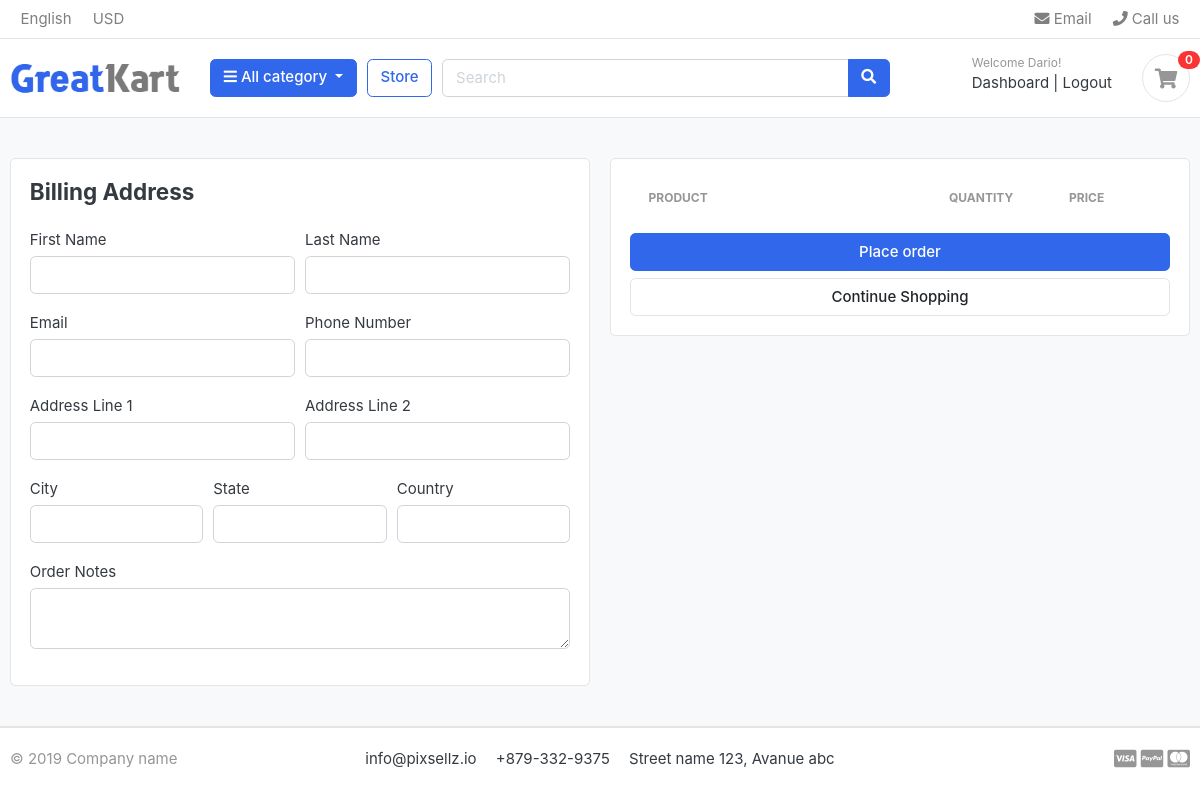
/store/cart/checkout/ (signed in), run on an earlier commit of the app's database.
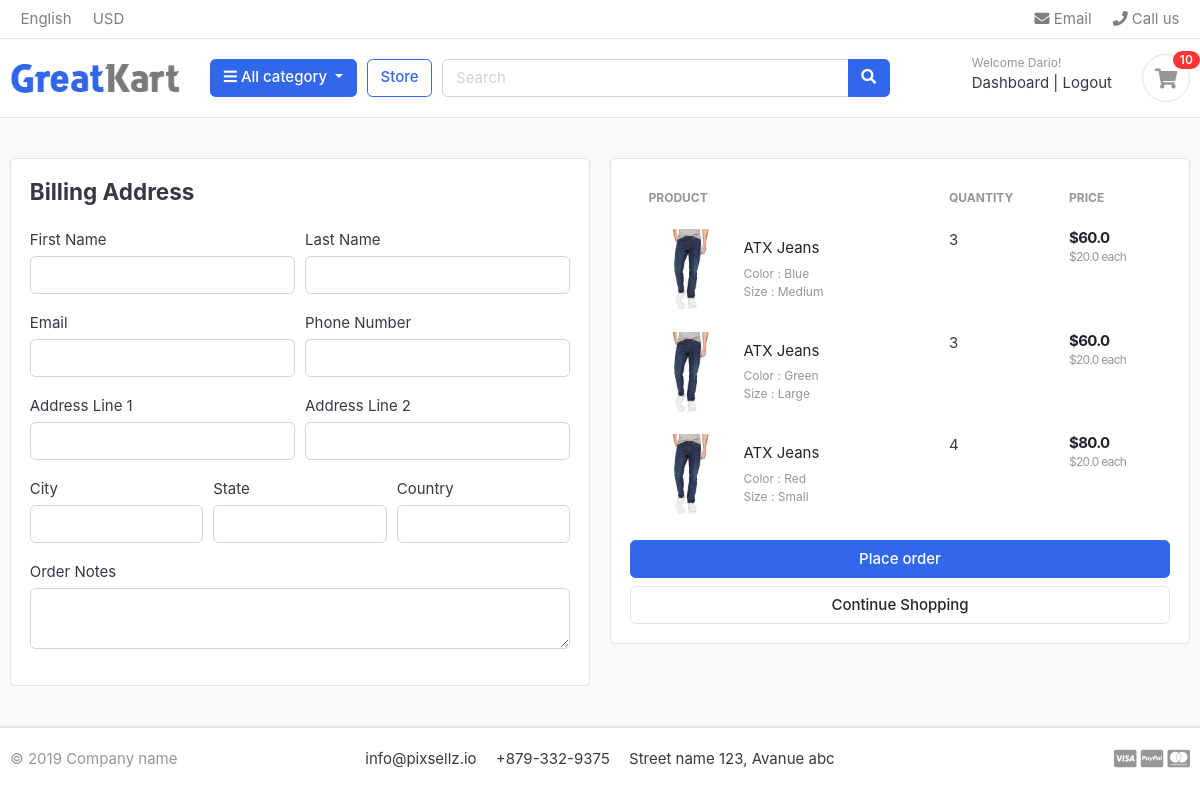
And on a later commit of the database.
### ecommerce/models.py (models this page shows, shortened)
class CartItem(models.Model):
    user = models.ForeignKey(settings.AUTH_USER_MODEL, on_delete=models.CASCADE, null=True)
    product = models.ForeignKey(Product, on_delete=models.PROTECT)
    variations = models.ManyToManyField(ProductVariation, blank=True)
    cart = models.ForeignKey(Cart, on_delete=models.CASCADE, null=True)
    quantity = models.IntegerField(default=1)
    created_at = models.DateTimeField(auto_now_add=True)
    is_active = models.BooleanField(default=True)
    def sub_total(self):
        return self.product.price * self.quantity
    class Meta:
        verbose_name = 'cartItem'
        verbose_name_plural = 'cartItems'
        ordering = ['-id']

class Product(models.Model):
    product_name = models.CharField(max_length=124, unique=True)
    slug = models.SlugField(max_length=124, unique=True)
    description = models.TextField(max_length=1024, blank=True)
    category = models.ForeignKey(Category, on_delete=models.PROTECT, related_name='products')
    image = models.ImageField(upload_to='photos/products', blank=True)
    price = models.FloatField()
    quantity = models.IntegerField(default=1)
    is_available = models.BooleanField(default=True)
    created_at = models.DateTimeField(auto_now_add=True)
    updated_at = models.DateTimeField(auto_now=True)
    def get_url(self):
        return reverse('product_detail', args=[self.category.slug, self.slug])
    class Meta:
        verbose_name = 'product'
        verbose_name_plural = 'products'
        ordering = ['-id']

class ProductVariation(models.Model):
    variation_category_choices = (
        ('color', 'color'),
        ('size', 'size'),
    )
    product = models.ForeignKey(Product, on_delete=models.CASCADE)
    variation_category = models.CharField(max_length=124, choices=variation_category_choices)
    variation_value = models.CharField(max_length=124)
    is_active = models.BooleanField(default=True)
    created_at = models.DateTimeField(auto_now_add=True)
    objects = ProductVariationManager()
    class Meta:
        verbose_name = 'Product Variation'
        verbose_name_plural = 'Product Variations'

### ecommerce/views.py (the view)
# urls.py: path('cart/checkout/', views.checkout, name='checkout'),
@login_required(login_url='login')
def checkout(request, tax=0, grand_total=0, cart_items=None):
    total_price = 0
    total_quantity = 0
    try:
        if request.user.is_authenticated:
            cart_items = CartItem.objects.filter(user=request.user)
        else:
            cart = Cart.objects.get(cart_id=_get_or_create_session_id(request))
            cart_items = CartItem.objects.filter(cart=cart)
        for cart_item in cart_items:
            total_price += cart_item.sub_total()
            total_quantity += cart_item.quantity
        tax = (total_price * 0.02)
        grand_total = total_price + tax
    except:
        pass
    context = {
        'cart_items': cart_items,
        'total_quantity': total_quantity,
        'total_price': total_price,
        'tax': tax,
        'grand_total': grand_total
    }
    return render(request, 'store/checkout.html', context)

### ecommerce/context_processors.py (called while the page is built)
def menu_links(request):
    links = Category.objects.all()
    return dict(links=links)

def get_cart_products_quantity(request):
    total_quantity = 0
    if 'admin' in request.path:
        return {}
    else:
        try:
            cart = Cart.objects.filter(cart_id=_get_or_create_session_id(request))
            if request.user.is_authenticated:
                cart_items = CartItem.objects.all().filter(user=request.user)
            else:
                cart_items = CartItem.objects.all().filter(cart=cart[:1])
            for cart_item in cart_items:
                total_quantity += cart_item.quantity
        except Cart.DoesNotExist:
            total_quantity = 0
        return dict(total_quantity=total_quantity)

### ecommerce/models.py (called while the page is built)
    def get_url(self):
        return reverse('products_by_category', args=[self.slug])

### ecommerce/views.py (called while the page is built)
def _get_or_create_session_id(request):
    session = request.session.session_key
    if not session:
        session = request.session.create()
    return session

### templates/store/checkout.html (shortened to what the changed rows need)
{% extends 'base.html' %}
{% block content %}
    <section class="section-content padding-y bg">
        <div class="container">
            <div class="row">
                <aside class="col-lg-6">
                    <div class="card">
                        <div class="card-body">
                            <table class="table table-borderless table-shopping-cart">
                                <thead class="text-muted">
                                <tr class="small text-uppercase">
                                    <th scope="col">Product</th>
                                    <th scope="col" width="120">Quantity</th>
                                    <th scope="col" width="120">Price</th>
                                </tr>
                                </thead>
                                <tbody>
                                {% for cart_item in cart_items %}<tr>
                                    <td>
                                        <figure class="itemside align-items-center">
                                            <div class="aside"><img src="{{ cart_item.product.image.url }}" class="img-sm"></div>
                                            <figcaption class="info">
                                                <a href="{{ cart_item.product.get_url }}" class="title text-dark">{{ cart_item.product.product_name }}</a>
                                                <p class="text-muted small">
                                                    {% if cart_item.variations.all %}
                                                        {% for item in cart_item.variations.all %}
                                                            {{ item.variation_category | capfirst }} : {{ item.variation_value | capfirst}} <br>
                                                        {% endfor %}
                                                    {% endif %}
                                                </p>
                                            </figcaption>
                                        </figure>
                                    </td>
                                    <td>
                                        <label for="">{{ cart_item.quantity }}</label>
                                    </td>
                                    <td>
                                        <div class="price-wrap">
                                            <var class="price">${{ cart_item.sub_total }}</var>
                                            <small class="text-muted"> ${{ cart_item.product.price }} each </small>
                                        </div>
                                    </td>
                                </tr>
                                {% endfor %}
                                </tbody>
                            </table>
                        </div>
                    </div>
                </aside>
            </div>
        </div>
    </section>
{% endblock %}

### templates/includes/navbar.html (shortened to what this page needs)
{% load static %}
<header class="section-header">
    <nav class="navbar p-md-0 navbar-expand-sm navbar-light border-bottom">
        <div class="container">
            <div class="collapse navbar-collapse" id="navbarTop4">
                <ul class="navbar-nav mr-auto">
                    <li class="nav-item dropdown">
                        <a href="#" class="nav-link">   English </a>
                    </li>
                    <li class="nav-item dropdown">
                        <a href="#" class="nav-link"> USD </a>
                    </li>
                </ul>
                <ul class="navbar-nav">
                    <li><a href="#" class="nav-link"> <i class="fa fa-envelope"></i> Email </a></li>
                    <li><a href="#" class="nav-link"> <i class="fa fa-phone"></i> Call us </a></li>
                </ul>
            </div>
        </div>
    </nav>
    <section class="header-main border-bottom">
        <div class="container">
            <div class="row align-items-center">
                <div class="col-lg-2 col-md-3 col-6">
                    <a href="{% url 'home' %}" class="brand-wrap">
                        <img class="logo" src="{% static 'images/logo.png' %}">
                    </a>
                </div>
                <div class="col-lg col-sm col-md col-6 flex-grow-0">
                    <div class="category-wrap dropdown d-inline-block float-right">
                        <button type="button" class="btn btn-primary dropdown-toggle" data-toggle="dropdown">
                            <i class="fa fa-bars"></i> All category
                        </button>
                    </div>
                </div>
                <a href="{% url 'store' %}" class="btn btn-outline-primary">Store</a>
                <div class="col-lg  col-md-6 col-sm-12 col">
                    <form action="{% url 'search' %}" class="search" method="GET">
                        <div class="input-group w-100">
                            <input type="text" class="form-control" style="width:60%;" placeholder="Search" name="keyword">
                            <div class="input-group-append">
                                <button class="btn btn-primary" type="submit">
                                    <i class="fa fa-search"></i>
                                </button>
                            </div>
                        </div>
                    </form>
                </div>
                <div class="col-lg-3 col-sm-6 col-8 order-2 order-lg-3">
                    <div class="d-flex justify-content-end mb-3 mb-lg-0">
                        {% if user.id is None %}
                            <div class="widget-header">
                                <small class="title text-muted">Welcome guest!</small>
                                <div>
                                    <a href="{% url 'login' %}">Sign in</a> <span class="dark-transp"> | </span>
                                    <a href="{% url 'register' %}">Register</a>
                                </div>
                            </div>
                        {% else %}
                            <div class="widget-header">
                                <small class="title text-muted">Welcome {{ user.first_name }}!</small>
                                <div>
                                    <a href="#">Dashboard</a> <span class="dark-transp"> | </span>
                                    <a href="{% url 'logout' %}">Logout</a>
                                </div>
                            </div>
                        {% endif %}
                        <a href="{% url 'cart' %}" class="widget-header pl-3 ml-3">
                            <div class="icon icon-sm rounded-circle border"><i class="fa fa-shopping-cart"></i></div>
                            <span class="badge badge-pill badge-danger notify">{{ total_quantity }}</span>
                        </a>
                    </div>
                </div>
            </div>
        </div>
    </section>
</header>

What changed in the data, as far as the page shows it:
added CartItem: product.image (picture), product.product_name "ATX Jeans", quantity "3", sub_total "60.0", product.price "20.0"
now on this page (row unchanged): ProductVariation: variation_category "Color", variation_value "Blue", shown under "ATX Jeans"
now on this page (row unchanged): ProductVariation: variation_category "Size", variation_value "Medium", shown under "ATX Jeans"
added CartItem: product.image (picture), product.product_name "ATX Jeans", quantity "3", sub_total "60.0", product.price "20.0"
now on this page (row unchanged): ProductVariation: variation_category "Color", variation_value "Green", shown under "ATX Jeans"
now on this page (row unchanged): ProductVariation: variation_category "Size", variation_value "Large", shown under "ATX Jeans"
added CartItem: product.image (picture), product.product_name "ATX Jeans", quantity "4", sub_total "80.0", product.price "20.0"
now on this page (row unchanged): ProductVariation: variation_category "Color", variation_value "Red", shown under "ATX Jeans"
now on this page (row unchanged): ProductVariation: variation_category "Size", variation_value "Small", shown under "ATX Jeans"
Also different on the page:
{{ total_quantity }}: "0" → "10"
